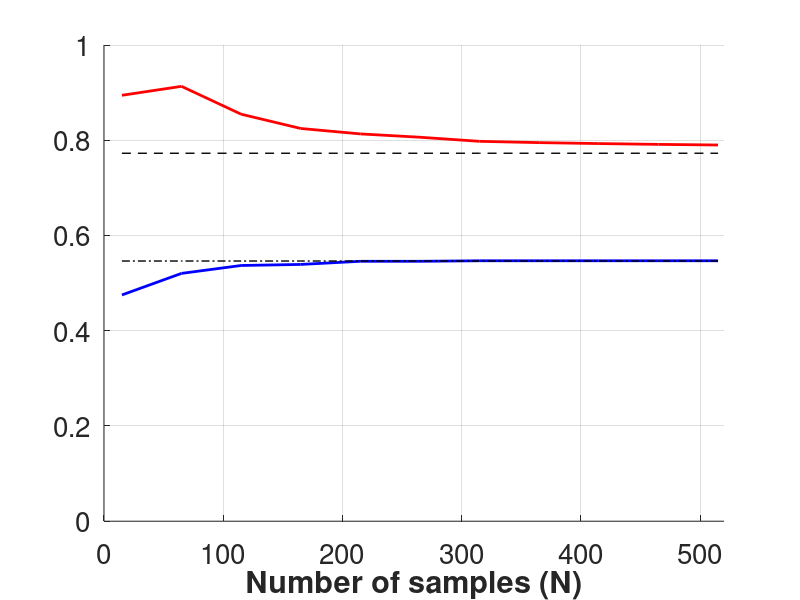

This figure's MATLAB source: (Note: this script raises an error after producing the figure.)
close all;
delta=[0.8036 0.8058 0.8900 0.9249 0.9493 0.9575 0.9695 0.9728 0.9754 0.9774 0.9790];

lb=[0.4751 0.5204 0.5370 0.5392 0.5458 0.5458 0.5469 0.5469 0.5469 0.5469 0.5469];

ub=[0.8944 0.9132 0.8547 0.8247 0.8133 0.8063 0.7977 0.7950 0.7930 0.7913 0.7900];

points=[15:50:515];
set(gca,'FontSize',20)

a=0.7727*ones(1,11);
b=1/sqrt(2)*a;
hold on
grid on
plot(points,lb,'b','LineWidth',2)
plot(points,ub,'r','LineWidth',2)
plot(points,a,'--k','LineWidth',1)
plot(points,b,'-.k','LineWidth',1)
ylim([0 1]);
xlim([0 520]);



xlabel('Number of samples (N)','FontWeight','bold')



h_legend = legend('\gamma*(\omega_N)/\surd n','\gamma*(\omega_N)/\delta','\rho','\rho / \surd n','Interpreter','latex','FontSize')
set(h_legend,'FontSize',20);
%legend('\sqrt{n}','Interpreter','latex')
%ylabel('Bounds','FontWeight','bold')
